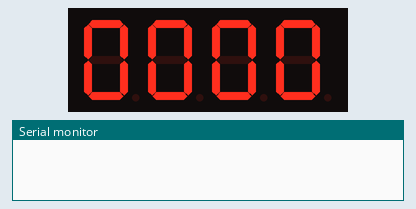
The sketch below on a simulated ESP8266 (Wemos D1 mini). On the bench: 4-digit seven-segment display, the last lines printed to the serial monitor. WiFi joins after 1.5 s; servers stay silent unless stated.

Above: at 0.1 s.
At 1.9 s:
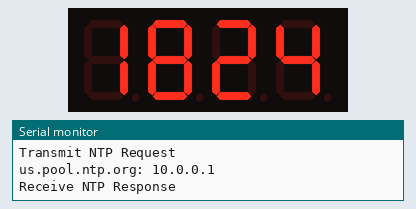
At 65.9 s:
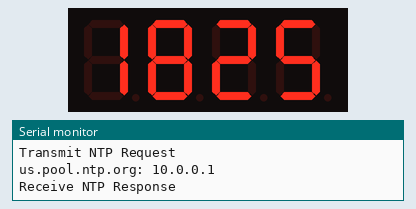
At 128.9 s:
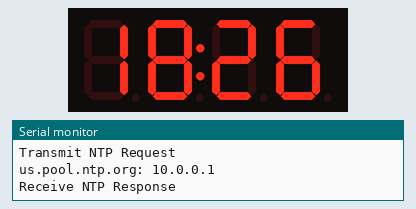

The sketch:

Wemod_clock.ino
```cpp
//#include <LiquidCrystal_I2C.h>

 /* 網路時鐘，配合4位顯示LED範例
 * 請注意：本範例必須配合已焊控制板的4位LED哦！
 *
 * 網拍賣場：
 * http://goods.ruten.com.tw/item/show?21649712601470
 *
 * WeMos D1 R2：
 * http://goods.ruten.com.tw/item/show?21639776266588
 *
 * 程式整理：Jason--> 2018-03-05 by lee chin Wei append  I2C LCD
 * http://blog.geeks.tw
 *
 * 本範例要配合Frankie Chu寫的Digital Tube。
 *
 * 下載網址：
 * https://brainy-bits.com/wp-content/uploads/2015/01/DigitalTube_Library.zip
 *
 * 本範例要配合 Paul Stoffregen寫的Time函式庫：
 * https://github.com/PaulStoffregen/Time
 */

#include <TimeLib.h>
#include <ESP8266WiFi.h>
#include <WiFiUdp.h>

#include <TM1637.h> // "
#include <Wire.h>					// IIC communication I2C使用的函數
//#include <avr/io.h>
#include <LiquidCrystal_I2C.h>

#define CLK D6 //CLK pin，可自行決定接到哪個PIN
#define DIO D7 //DIO pin，可自行決定接到哪個PIN
TM1637 tm1637(CLK,DIO);
LiquidCrystal_I2C lcd(0x3f,16,2); // Check I2C address of LCD, normally 0x27 or 0x3F

int point_flag =0;

const char ssid[] = "your SSID";  //  your network SSID (name)
const char pass[] = "YOUR PASSWORD";       // your network password
char daysOfTheWeek[7][12] = {"Sun", "Mon", "Tue", "Wed", "Thu", "Fri", "Sat"};
// NTP Server:
static const char ntpServerName[] = "us.pool.ntp.org";

const int timeZone = 8;     //台灣時區+8

int hourH = 0;     //
int hourL = 0;     //
int minH = 0;     //
int minL = 0;     //
int secH = 0;     //
int secL = 0;     //
int monH = 0;
int monL = 0;
int dayH = 0;
int dayL = 0;
int dayOfWeek = 0;
//建立與NTP的連線
WiFiUDP Udp;
unsigned int localPort = 8888;  // local port to listen for UDP packets

time_t getNtpTime();

void setup()
{
  tm1637.init();
  tm1637.set(BRIGHT_TYPICAL); //BRIGHT_TYPICAL = 2,BRIGHT_DARKEST = 0,BRIGHTEST = 7;

  tm1637.display(0,0);  //設定每一位燈號顯示的內容，參數1：燈號，參數2：顯示的數字
  tm1637.display(1,0);
  tm1637.display(2,0);
  tm1637.display(3,0);
  Wire.begin(D14,D15);  //一定要加這一行還可以正常顯示出來 (0,2); //sda=0 | D3, scl=2 | D4
  lcd.backlight();
  lcd.clear();
//  lcd.noBlink();
  lcd.home();                // At column=0, row=0

  Serial.begin(115200);
  while (!Serial) ; // Needed for Leonardo only
  delay(250);

  //建立WiFi連線
  Serial.println("NTP 網路時鐘");
  Serial.print("Connecting to ");
  Serial.println(ssid);
  WiFi.begin(ssid, pass);

  while (WiFi.status() != WL_CONNECTED) {
    delay(500);
    Serial.print(".");
  }

  Serial.print("IP number assigned by DHCP is ");
  Serial.println(WiFi.localIP());
  Serial.println("Starting UDP");
  Udp.begin(localPort);
  Serial.print("Local port: ");
  Serial.println(Udp.localPort());
  Serial.println("waiting for sync");
  setSyncProvider(getNtpTime);
  setSyncInterval(300);
}

time_t prevDisplay = 0; // 記錄上一次的時間，如果相同，LED就不用更新

void loop()
{
  if (timeStatus() != timeNotSet) {
    if (now() != prevDisplay) { //時間變化就顯示
      prevDisplay = now();   //把目前時間丟給prevDisplay
//      Serial.println(now());
      digitalClockDisplay(); //呼叫顯示時間的副程式
    }
  }
}

void digitalClockDisplay()
{
//    lcd.home();                // At column=0, row=0
  //設定每一位燈號顯示的內容，參數1：燈號，參數2：顯示的數字
  tm1637.display(0,hour() / 10);
  tm1637.display(1,hour() % 10);
  tm1637.display(2,minute() / 10);
  tm1637.display(3,minute() % 10);
//==============================================
  monH = (month()/10);
  monL = (month()%10);
  dayH = (day()/10);
  dayL = (day()%10);

  hourH = (hour()/10) ;
//  hourH = hourH/10;
//  Serial.print(hourH);
  hourL = (hour()%10);
//  Serial.print(hourL);
  minH = (minute() / 10);
//  Serial.print(minH);

  minL = (minute() % 10);
//  Serial.print(hourL);

  secH = (second() /10);
//  Serial.print(secH);

  secL = (second() %10);
//  Serial.println(secL);

//================================================
    lcd.setCursor(0, 0);
    lcd.print(year());
    lcd.setCursor(4,0);
    lcd.print("/");
    lcd.setCursor(5,0);
    lcd.print(monH,DEC);
    lcd.setCursor(6,0);
    lcd.print(monL,DEC);
    lcd.setCursor(7,0);
    lcd.print("/");
    lcd.setCursor(8,0);
    lcd.print(dayH,DEC);
    lcd.setCursor(9,0);
    lcd.print(dayL,DEC);

//	dayOfWeek = weekday();
    lcd.setCursor(11,0);
	lcd.print(daysOfTheWeek[weekday()-1]);
/*
switch(dayOfWeek){
  case 1:
    lcd.setCursor(11,0);
    lcd.print("Sun");

//    Serial.println("Sunday");
    break;
  case 2:
    lcd.setCursor(11,0);
    lcd.print("Mon");
//    Serial.println("Monday");
    break;
  case 3:
    lcd.setCursor(11,0);
    lcd.print("Tue");
//    Serial.println("Tuesday");
    break;
  case 4:
    lcd.setCursor(11,0);
    lcd.print("Wed");

//    Serial.println("Wednesday");
    break;
  case 5:
    lcd.setCursor(11,0);
    lcd.print("Thu");
//    Serial.println("Thursday");
    break;
  case 6:
    lcd.setCursor(11,0);
    lcd.print("Fri");

 //   Serial.println("Friday");
    break;
  case 7:
    lcd.setCursor(11,0);
    lcd.print("Sat");

//    Serial.println("Saturday");
    break;
  }

  */


//  Serial.print(year());
//  Serial.print("/");
//  Serial.print(month());
//  Serial.print("/");
//  Serial.print(day());
 // Serial.print("===>");
 // Serial.println(weekday());
    lcd.setCursor(0, 1);
    lcd.print(hourH,DEC);
    lcd.setCursor(1, 1);
    lcd.print(hourL,DEC);
    lcd.setCursor(2, 1);
    lcd.print(":");
    lcd.setCursor(3, 1);
    lcd.print(minH,DEC);
    lcd.setCursor(4, 1);
    lcd.print(minL,DEC);
    lcd.setCursor(5, 1);
    lcd.print(":");
     lcd.setCursor(6, 1);
    lcd.print(secH,DEC);
     lcd.setCursor(7, 1);
    lcd.print(secL,DEC);
     lcd.setCursor(16,1);

//    lcd.home();                // At column=0, row=0
 // lcd.noBlink();

 // Serial.print(hour());
 // Serial.print(":");
 // Serial.print(minute());
 // Serial.print(":");
 // Serial.println(second());

  //顯示時和分之間的：，如果目前是顯示，就設定下次不顯示
  if(point_flag){
    tm1637.point(POINT_OFF);
    point_flag = 0;
  }else{
    tm1637.point(POINT_ON);
    point_flag = 1;
  }
}


/*-------- NTP 程式碼 ----------*/

const int NTP_PACKET_SIZE = 48; // NTP time is in the first 48 bytes of message
byte packetBuffer[NTP_PACKET_SIZE]; //buffer to hold incoming & outgoing packets

time_t getNtpTime()
{
  IPAddress ntpServerIP; // NTP server's ip address

  while (Udp.parsePacket() > 0) ; // discard any previously received packets
  Serial.println("Transmit NTP Request");
  // get a random server from the pool
  WiFi.hostByName(ntpServerName, ntpServerIP);
  Serial.print(ntpServerName);
  Serial.print(": ");
  Serial.println(ntpServerIP);
  sendNTPpacket(ntpServerIP);
  uint32_t beginWait = millis();
  while (millis() - beginWait < 1500) {
    int size = Udp.parsePacket();
    if (size >= NTP_PACKET_SIZE) {
      Serial.println("Receive NTP Response");
      Udp.read(packetBuffer, NTP_PACKET_SIZE);  // read packet into the buffer
      unsigned long secsSince1900;
      // convert four bytes starting at location 40 to a long integer
      secsSince1900 =  (unsigned long)packetBuffer[40] << 24;
      secsSince1900 |= (unsigned long)packetBuffer[41] << 16;
      secsSince1900 |= (unsigned long)packetBuffer[42] << 8;
      secsSince1900 |= (unsigned long)packetBuffer[43];
      return secsSince1900 - 2208988800UL + timeZone * SECS_PER_HOUR;
    }
  }
  Serial.println("No NTP Response :-(");
  return 0; // return 0 if unable to get the time
}

// send an NTP request to the time server at the given address
void sendNTPpacket(IPAddress &address)
{
  // set all bytes in the buffer to 0
  memset(packetBuffer, 0, NTP_PACKET_SIZE);
  // Initialize values needed to form NTP request
  // (see URL above for details on the packets)
  packetBuffer[0] = 0b11100011;   // LI, Version, Mode
  packetBuffer[1] = 0;     // Stratum, or type of clock
  packetBuffer[2] = 6;     // Polling Interval
  packetBuffer[3] = 0xEC;  // Peer Clock Precision
  // 8 bytes of zero for Root Delay & Root Dispersion
  packetBuffer[12] = 49;
  packetBuffer[13] = 0x4E;
  packetBuffer[14] = 49;
  packetBuffer[15] = 52;
  // all NTP fields have been given values, now
  // you can send a packet requesting a timestamp:
  Udp.beginPacket(address, 123); //NTP requests are to port 123
  Udp.write(packetBuffer, NTP_PACKET_SIZE);
  Udp.endPacket();
}
```
